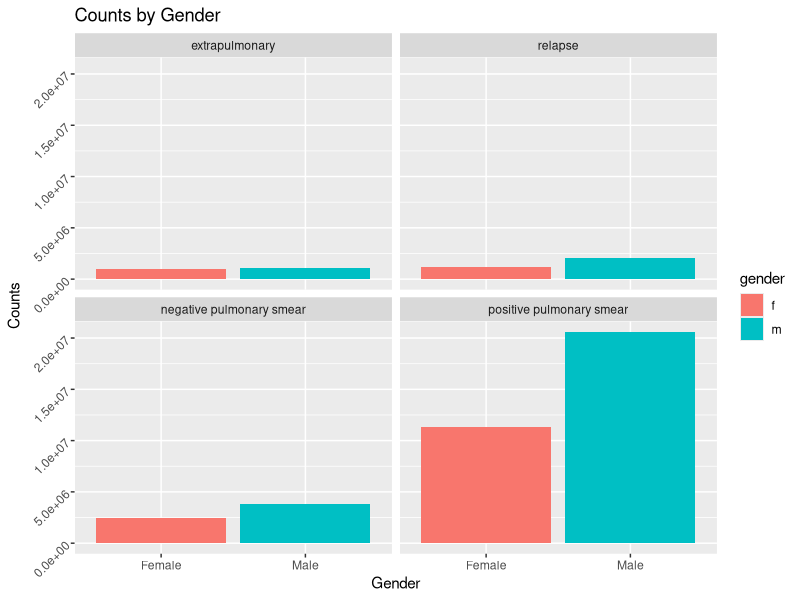
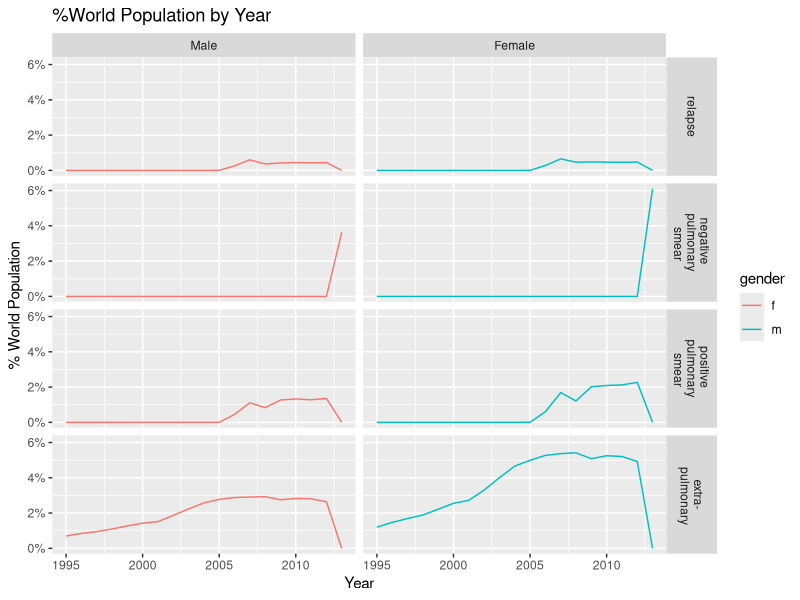
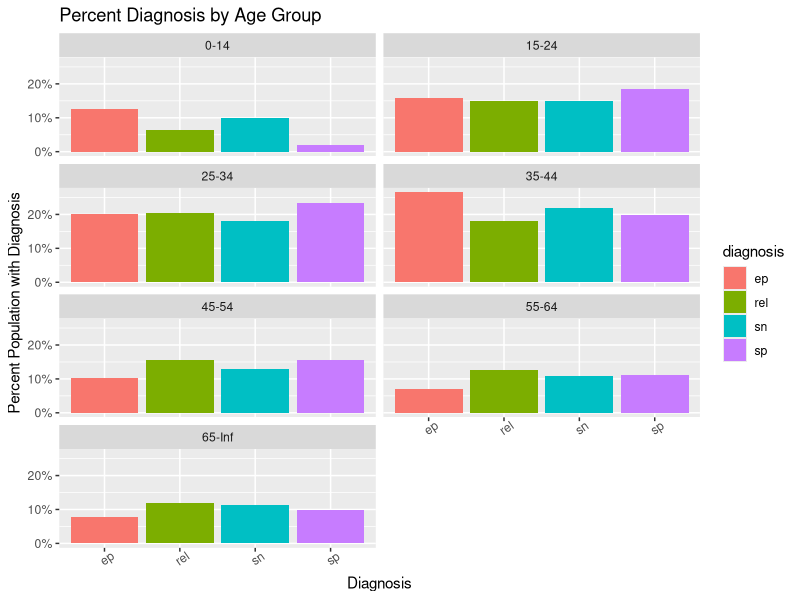

The R source for these figures, in order:
## ---- chunk 1
library(dplyr)
library(tidyr)
library(ggplot2)

#your code here
#load the data from the tidyr library
data("who")
data("population")

#change the data from wide to long
who_long = who %>%
  pivot_longer(
    cols = (new_sp_m014:newrel_f65),
    names_to = c("diagnosis", "gender", "age"), 
    names_pattern = "new_?(.*)_(.)(.*)",
    values_to = "count") 

who_long
## ---- chunk 2
# your code here
#use left_join to combine who_long to population in the who data set
who = left_join(who_long, population, by = c("country", "year"))
who
## ---- chunk 3
# your code here
#use separate to split the age column in the who data
who = who %>% 
  separate(col = "age", 
           into = c("min_age", "max_age"), 
           sep = -2,
           fill = "left")
who
## ---- chunk 4
# your code here
#change the min age to be 65 and the max age to be inf
library(dplyr)
who = who %>%
  mutate(min_age = case_when(max_age == 65 ~ as.character(65), .default = as.character(min_age))) %>%
  mutate(max_age = case_when(max_age == 65 ~ as.character("Inf"), .default = as.character(max_age)))
who
## ---- chunk 5
# your code here
#find the count per gender and diagnosis by using na.rm to remove the NA values
who_gender = who %>%
   group_by(diagnosis, gender) %>%
   summarise(total_non_na = sum(count, na.rm = TRUE))
who_gender
## ---- chunk 6
#your code here

#create the legend abreviations
diagnosis_abrevs = list("rel" = "relapse", "sn" = "negative pulmonary smear", "sp" = "positive pulmonary smear", "ep" = "extrapulmonary")
diagnosis_labeller = function(variable,value){
  return(diagnosis_abrevs[value])}

#make a bar plot and adjust the labels and scales to look better
who_gender %>%  
  ggplot(aes(x = gender, fill = gender))+
  geom_bar()+
  geom_bar(aes(weight = total_non_na))+
  facet_wrap(~diagnosis, labeller = diagnosis_labeller)+
  theme(axis.text.y = element_text(angle = 45))+
  scale_x_discrete(labels = c("Female", "Male"))+
  labs(x='Gender',
       y='Counts',
       title='Counts by Gender')
  
## ---- chunk 7
# your code here
#find the count of diagnosis by gender and year
percent_population = who %>%
   group_by(diagnosis, gender, year) %>%
   summarise(total_count_percent = sum(count, na.rm = TRUE)/mean(population, na.rm=TRUE)) %>%
   drop_na()
  
percent_population


## ---- chunk 8
# your code here
#create the titles for the diagnosis
diagnosis_abrevs = list("rel" = "relapse", "sn" = "negative \n pulmonary \n smear", "sp" = "positive \n pulmonary \n smear", "ep" = "extra-\n pulmonary")
diagnosis_labeller = function(variable,value){
  return(diagnosis_abrevs[value])}

#create the tittle for gender
gender_abrevs = list("m" = "Male", "f" = "Female")
gender_labeller = function(variable, value){
  return(gender_abrevs[value])
}

percent_population %>%  
  ggplot(aes(year, total_count_percent, color = gender))+
  geom_line()+
  facet_grid((diagnosis ~ gender), labeller = labeller(diagnosis = diagnosis_labeller, gender = gender_labeller))+
  scale_y_continuous(breaks=c(0, 10, 20, 30, 40, 50, 60, 70, 80))+
  scale_y_continuous(labels=scales::percent_format()) +
  labs(x='Year',
       y='% World Population',
       title='%World Population by Year')
## ---- chunk 9
# your code here
united = who %>%
  unite("age_range", min_age:max_age, sep = "-", remove = TRUE)
## ---- chunk 10
# your code here

#find the total number of people with diagnosis
who_percent_left = united %>%
   group_by(diagnosis) %>%
   summarise(total_diagnosis_type = sum(count, na.rm=TRUE))
  # summarise(total_diagnosis = sum(total_diagnosis))

#segment the people by age group and type of diagnosis
who_percent_right = united %>%
   group_by(diagnosis, age_range) %>%
   summarise(total_diagnosis_by_age = sum(count, na.rm = TRUE))

#combine the two data frames

who_percent_right = who_percent_right %>% right_join(who_percent_left, by = join_by(diagnosis))

#find the percentage of ages with specific diagnosis
who_percent_right = who_percent_right %>%
    group_by(total_diagnosis_by_age, total_diagnosis_type, age_range, diagnosis) %>%
    mutate(percent_age_diagnosis = total_diagnosis_by_age / total_diagnosis_type)

#plot the percent of people with diagnosis faceted by age group
who_percent_right %>%
  ggplot(aes(diagnosis, percent_age_diagnosis, fill = diagnosis))+
  geom_col()+
  facet_wrap(~age_range, nrow = 4)+
  theme(axis.text.x = element_text(angle = 35))+
  scale_y_continuous(labels=scales::percent_format()) +
  labs(x='Diagnosis',
       y='Percent Population with Diagnosis',
       title='Percent Diagnosis by Age Group')

